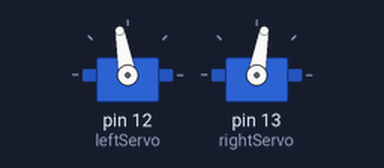
Bench run of a sketch on a simulated Arduino Uno, built with avr-gcc and run on an emulated ATmega328P. Parts: 2 × servo.

Above: at 0.05 s.
Timing chart, 0 to 3.0 s (numbered marks = the images above):
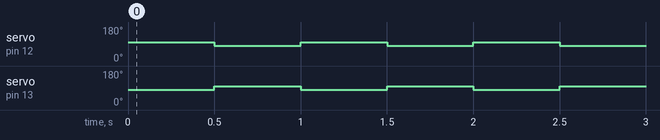

The sketch:

movement.ino
```cpp
#include <Servo.h>

Servo leftServo;
Servo rightServo;

void setup() {
  leftServo.attach(12);
  rightServo.attach(13);
}

void loop() {
  // Placeholder gait: gentle sway
  leftServo.write(90 + 10);
  rightServo.write(90 - 10);
  delay(500);
  leftServo.write(90 - 10);
  rightServo.write(90 + 10);
  delay(500);
}
```

Measured:
- by itself, servo on pin 12 (leftServo), servo on pin 13 (rightServo): alternates 100° for 0.50 s and 80° for 0.50 s
